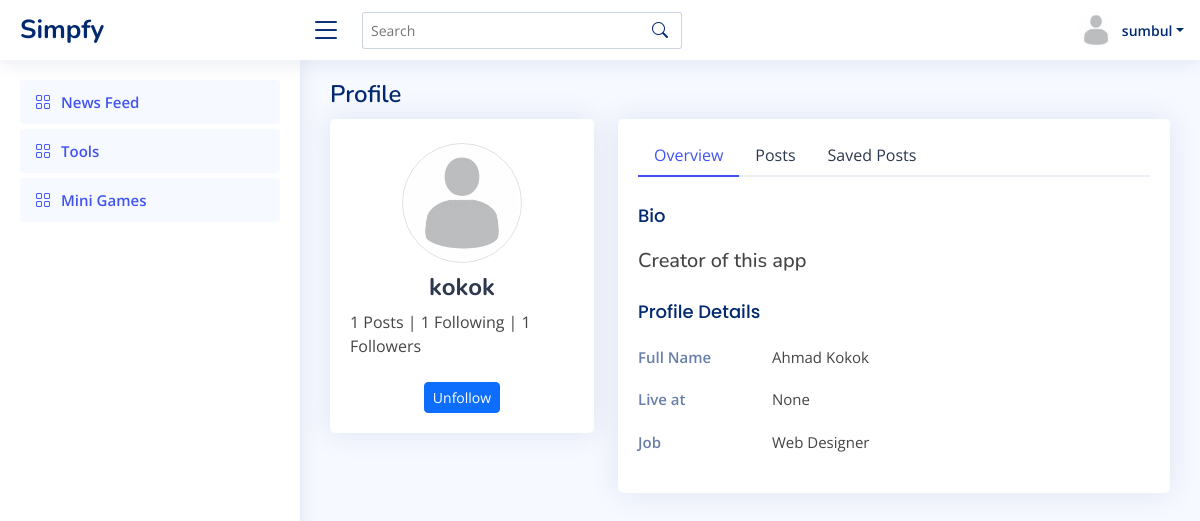
The page /profile/kokok (signed in) on the database its author committed.
### prof/models.py (models this page shows, shortened)
class Profile(models.Model):
    user = models.OneToOneField(User, on_delete=models.CASCADE)
    id_user = models.IntegerField()
    image = models.ImageField(upload_to='profile_images', default='blank.png')
    fname = models.CharField(max_length=300, null=True, blank=True)
    bio = models.CharField(max_length=300, null=True, blank=True)
    location = models.CharField(max_length=300, null=True, blank=True)
    saved = models.ManyToManyField("feed.Feed", related_name="Profile", blank=True)
    def __str__(self):
        return self.user.username

### prof/views.py (the view)
# urls.py: path('profile/<str:pk>', views.profile, name="profile"),
@login_required(login_url='login')
def profile(request, pk):
    user_object = User.objects.get(username=pk)
    user_profile = Profile.objects.get(user=user_object)
    user_posts = Feed.objects.all().filter(user=user_profile)
    user_post_len = len(user_posts)
    following_count = Follow.objects.filter(follower=user_object).count()
    followers_count = Follow.objects.filter(following=user_object).count()
    follow_status = Follow.objects.filter(following=user_object, follower=request.user).exists()
    user_request = User.objects.get(username=request.user.username)
    user_req = Profile.objects.get(user=user_request)
    context = {
        'user_object': user_object,
        'user_profile': user_profile,
        'user_req' : user_req,
        'user_posts' : user_posts,
        'user_post_len' : user_post_len,
        'user_request' : user_request,
        'following_count' : following_count,
        'followers_count' : followers_count,
        'follow_status' : follow_status
    }
    return render(request, 'feed/profile.html', context)

### templates/feed/profile.html (shortened to what this page needs)
{% load static %}
{% include "../header.html" %}
  <main id="main" class="main">
    <div class="pagetitle">
        <h1>Profile</h1>
      </div>
      <section class="section profile">
        <div class="row">
          <div class="col-xl-4">
            <div class="card">
              <div class="card-body profile-card pt-4 d-flex flex-column align-items-center">
                <a href="{{ user_profile.image.url }}">
                <img src="{{ user_profile.image.url }}" alt="Profile" class="rounded-circle img-thumbnail">
                </a>
                <h2>{{ user_profile.user.username }}</h2>
                <div class="mt-2">
                    <p>{{user_post_len}} Posts  |  {{following_count}} Following  |  {{followers_count}} Followers</p>
                </div>
                <form action="/follow" method="POST">
                <div class="mt-2">
                    {% if user_object.username == user.username %}
					          <a href="/settings" class="btn btn-primary btn-sm">Edit Profile</a>
					          {% else %}
                    {% if follow_status == True %}
                    <a href="follow/{{user_object}}/0" class="btn btn-primary btn-sm">Unfollow</a>
                    {% else %}
                    <a href="follow/{{user_object}}/1" class="btn btn-primary btn-sm">Follow</a>
                    {% endif %}
                    {% endif %}
                </form>
                </div>
              </div>
            </div>
          </div>
          <div class="col-xl-8">
            <div class="card">
              <div class="card-body pt-3">
                <ul class="nav nav-tabs nav-tabs-bordered">
                  <li class="nav-item">
                    <button class="nav-link active" data-bs-toggle="tab" data-bs-target="#profile-overview">Overview</button>
                  </li>
                  <li class="nav-item">
                    <button class="nav-link" data-bs-toggle="tab" data-bs-target="#profile-settings">Posts</button>
                  </li>
                  <li class="nav-item">
                    <button class="nav-link" data-bs-toggle="tab" data-bs-target="#saved">Saved Posts</button>
                  </li>
                </ul>
                <div class="tab-content pt-2">
                  <div class="tab-pane fade show active profile-overview" id="profile-overview">
                    <h5 class="card-title">Bio</h5>
                    <h5>{{ user_profile.bio }}</h5>
                    <h5 class="card-title">Profile Details</h5>
                    <div class="row">
                      <div class="col-lg-3 col-md-4 label ">Full Name</div>
                      <div class="col-lg-9 col-md-8">{{ user_profile.fname }}</div>
                    </div>
                    <div class="row">
                      <div class="col-lg-3 col-md-4 label">Live at</div>
                      <div class="col-lg-9 col-md-8">{{ user_profile.location }}</div>
                    </div>
                    <div class="row">
                      <div class="col-lg-3 col-md-4 label">Job</div>
                      <div class="col-lg-9 col-md-8">Web Designer</div>
                    </div>
                  </div>
                </div>
              </div>
            </div>
          </div>
      </section>
  </main>
</body>
</html>

### templates/header.html (shortened to what this page needs)
{% load static %}
<!DOCTYPE html>
<html lang="en">
<head>
  <link href="{% static 'feed/vendor/bootstrap/css/bootstrap.min.css' %}" rel="stylesheet">
  <link href="{% static 'feed/vendor/bootstrap-icons/bootstrap-icons.css' %}" rel="stylesheet">
  <link href="{% static 'feed/vendor/boxicons/css/boxicons.min.css' %}" rel="stylesheet">
  <link href="{% static 'feed/vendor/quill/quill.snow.css' %}" rel="stylesheet">
  <link href="{% static 'feed/vendor/quill/quill.bubble.css' %}" rel="stylesheet">
  <link href="{% static 'feed/vendor/remixicon/remixicon.css' %}" rel="stylesheet">
  <link href="{% static 'feed/vendor/simple-datatables/style.css' %}" rel="stylesheet">
  <link href="{% static 'feed/css/style.css' %}" rel="stylesheet">
  <link href="{% static 'feed/css/custom.css' %}" rel="stylesheet">
</head>
<body>
  <header id="header" class="header fixed-top d-flex align-items-center">
    <div class="d-flex align-items-center justify-content-between">
      <a href="/" class="logo d-flex align-items-center">
        <span class="d-none d-lg-block">Simpfy</span>
      </a>
      <i class="bi bi-list toggle-sidebar-btn"></i>
    </div>
    <div class="search-bar">
      <form class="search-form d-flex align-items-center" method="POST" action="">
        <input type="text" name="query" placeholder="Search" title="Enter search keyword">
        <button type="submit" title="Search"><i class="bi bi-search"></i></button>
      </form>
    </div>
    <nav class="header-nav ms-auto">
      <ul class="d-flex align-items-center">
        <li class="nav-item dropdown pe-3">
          <a class="nav-link nav-profile d-flex align-items-center pe-0" href="#" data-bs-toggle="dropdown">
            <img src="{{ user_req.image.url }}" alt="Profile" class="rounded-circle">
            <span class="d-none d-md-block dropdown-toggle ps-2">{{ user_req.user.username }}</span>
          </a>
        </li>
      </ul>
    </nav>
  </header>
  <aside id="sidebar" class="sidebar">
    <ul class="sidebar-nav" id="sidebar-nav">
      <li class="nav-item">
        <a class="nav-link " href="/">
          <i class="bi bi-grid"></i>
          <span>News Feed</span>
        </a>
      </li>
      <li class="nav-item">
        <a class="nav-link " href="/tools-index">
          <i class="bi bi-grid"></i>
          <span>Tools</span>
        </a>
      </li>
      <li class="nav-item">
        <a class="nav-link " href="/mini-index">
          <i class="bi bi-grid"></i>
          <span>Mini Games</span>
        </a>
      </li>
    </ul>
  </aside>

### static/feed/css/style.css (style rules this page uses)
:root { scroll-behavior: smooth; }
body { font-family: "Open Sans", sans-serif; background: #f6f9ff; color: #444444; }
a { color: #4154f1; text-decoration: none; }
h1, h2, h3, h4, h5, h6 { font-family: "Nunito", sans-serif; }
#main { margin-top: 60px; padding: 20px 30px; transition: all 0.3s; }
.pagetitle { margin-bottom: 10px; }
.pagetitle h1 { font-size: 24px; margin-bottom: 0; font-weight: 600; color: #012970; }
.card { margin-bottom: 30px; border: none; border-radius: 5px; box-shadow: 0px 0 30px rgba(1, 41, 112, 0.1); }
.card-title { padding: 20px 0 15px 0; font-size: 18px; font-weight: 500; color: #012970; font-family: "Poppins", sans-serif; }
.card-body { padding: 0 20px 20px 20px; }
.nav-tabs-bordered { border-bottom: 2px solid #ebeef4; }
.nav-tabs-bordered .nav-link { margin-bottom: -2px; border: none; color: #2c384e; }
.nav-tabs-bordered .nav-link.active { background-color: #fff; color: #4154f1; border-bottom: 2px solid #4154f1; }
.logo { line-height: 1; }
@media (min-width: 1200px) { .logo { width: 280px; } }
.logo span { font-size: 26px; font-weight: 700; color: #012970; font-family: "Nunito", sans-serif; }
.header { transition: all 0.5s; z-index: 997; height: 60px; box-shadow: 0px 2px 20px rgba(1, 41, 112, 0.1); background-color: #fff; padding-left: 20px; }
.header .toggle-sidebar-btn { font-size: 32px; padding-left: 10px; cursor: pointer; color: #012970; }
.header .search-bar { min-width: 360px; padding: 0 20px; }
.header .search-form { width: 100%; }
.header .search-form input { border: 0; font-size: 14px; color: #012970; border: 1px solid rgba(1, 41, 112, 0.2); padding: 7px 38px 7px 8px; border-radius: 3px; transition: 0.3s; width: 100%; }
.header .search-form button { border: 0; padding: 0; margin-left: -30px; background: none; }
.header .search-form button i { color: #012970; }
.header-nav ul { list-style: none; }
.header-nav>ul { margin: 0; padding: 0; }
.header-nav .nav-profile { color: #012970; }
.header-nav .nav-profile img { max-height: 36px; }
.header-nav .nav-profile span { font-size: 14px; font-weight: 600; }
.sidebar { position: fixed; top: 60px; left: 0; bottom: 0; width: 300px; z-index: 996; transition: all 0.3s; padding: 20px; overflow-y: auto; scrollbar-width: thin; scrollbar-color: #aab7cf transparent; box-shadow: 0px 0px 20px rgba(1, 41, 112, 0.1); background-color: #fff; }
@media (min-width: 1200px) { #main, #footer { margin-left: 300px; } }
.sidebar-nav { padding: 0; margin: 0; list-style: none; }
.sidebar-nav li { padding: 0; margin: 0; list-style: none; }
.sidebar-nav .nav-item { margin-bottom: 5px; }
.sidebar-nav .nav-link { display: flex; align-items: center; font-size: 15px; font-weight: 600; color: #4154f1; transition: 0.3; background: #f6f9ff; padding: 10px 15px; border-radius: 4px; }
.sidebar-nav .nav-link i { font-size: 16px; margin-right: 10px; color: #4154f1; }
.profile .profile-card img { max-width: 120px; }
.profile .profile-card h2 { font-size: 24px; font-weight: 700; color: #2c384e; margin: 10px 0 0 0; }
.profile .profile-overview .row { margin-bottom: 20px; font-size: 15px; }
.profile .profile-overview .card-title { color: #012970; }
.profile .profile-overview .label { font-weight: 600; color: rgba(1, 41, 112, 0.6); }

### rows shown on the page
Profile: image (placeholder picture), user.username "sumbul"
Profile: image (placeholder picture), user.username "kokok", bio "Creator of this app", fname "Ahmad Kokok", location "None"

### other values the page prints
{{ user_post_len }} "1"
{{ following_count }} "1"
{{ followers_count }} "1"
